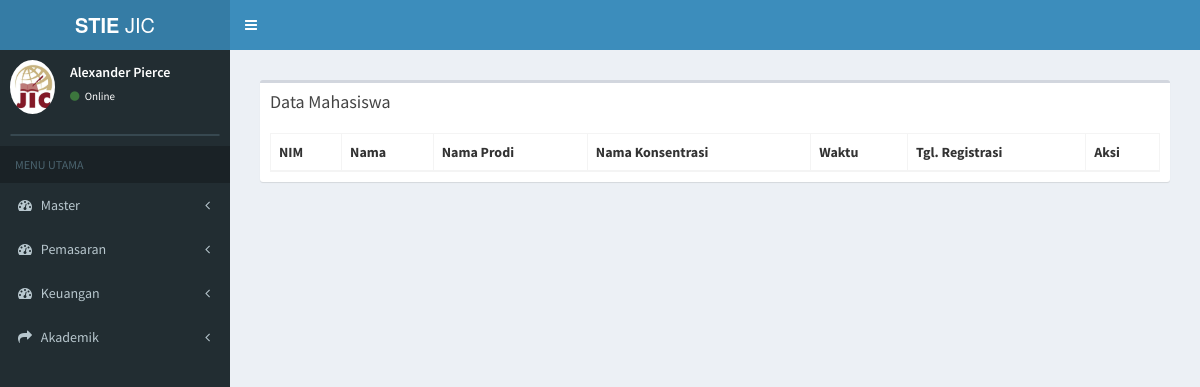
/index.php/mahasiswa, run on an earlier commit of the app's database.
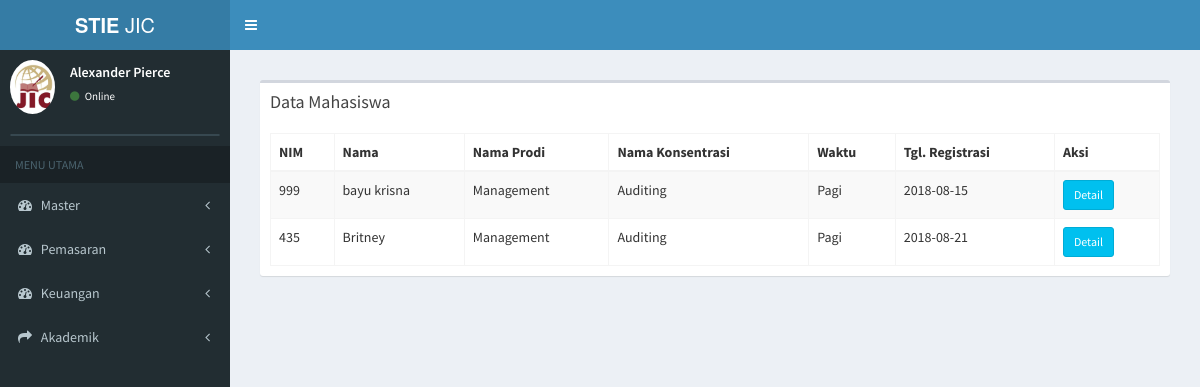
And on a later commit of the database.
### tables this page shows
CREATE TABLE `tb_mahasiswa` (
  `id_mahasiswa` varchar(7) NOT NULL,
  `id_du` varchar(15) NOT NULL,
  `nama_mahasiswa` varchar(50) NOT NULL,
  `nim` varchar(15) NOT NULL,
  `id_status` varchar(2) NOT NULL,
  `id_prodi` varchar(7) NOT NULL,
  `id_konsentrasi` varchar(7) NOT NULL,
  `id_hasil_tes` varchar(7) NOT NULL,
  `id_sekolah` varchar(6) NOT NULL,
  `id_waktu` int(2) NOT NULL,
  `id_grade` varchar(2) NOT NULL,
  `id_grade2` varchar(2) NOT NULL
);

CREATE TABLE `tb_prodi` (
  `id_prodi` varchar(6) NOT NULL,
  `nama_prodi` varchar(20) NOT NULL,
  `ketua_prodi` varchar(50) NOT NULL
);

CREATE TABLE `tb_konsentrasi` (
  `id_konsentrasi` varchar(6) NOT NULL,
  `nama_konsentrasi` varchar(20) NOT NULL,
  `id_prodi` varchar(6) NOT NULL
);

CREATE TABLE `tb_waktu` (
  `id_waktu` int(11) NOT NULL,
  `waktu` varchar(10) NOT NULL
);

CREATE TABLE `tb_mhs_add` (
  `id_mahasiswa` varchar(11) NOT NULL,
  `tgl_du` date NOT NULL,
  `id_transportasi` varchar(2) NOT NULL,
  `id_jt` varchar(2) NOT NULL,
  `ipk` float NOT NULL
);

### application/controllers/mahasiswa.php (called while the page is built, shortened)
<?php
class Mahasiswa extends CI_Controller {
	public function __construct()
	{
		$this->load->model('mahasiswa_model');
		$this->load->model('daftar_ulang_model');
		$this->load->model('konsentrasi_model');
	}
	public function index()
	{
			$data['mahasiswa'] = $this->mahasiswa_model->data_mahasiswa();
			$data['main_view'] = 'Mahasiswa/data_mahasiswa_view';
			$this->load->view('template', $data);
	}
}

### index.php (called while the page is built, shortened)
<?php
require_once BASEPATH.'core/CodeIgniter.php';

### application/models/mahasiswa_model.php (called while the page is built, shortened)
<?php
class Mahasiswa_model extends CI_Model {
	public function data_mahasiswa(){
		return $this->db->join('tb_prodi','tb_prodi.id_prodi=tb_mahasiswa.id_prodi')
              ->join('tb_konsentrasi','tb_konsentrasi.id_konsentrasi=tb_mahasiswa.id_konsentrasi')
              ->join('tb_alamat','tb_alamat.id_mahasiswa=tb_mahasiswa.id_mahasiswa')
              ->join('tb_bio','tb_bio.id_mahasiswa=tb_mahasiswa.id_mahasiswa')
              ->join('tb_kontak','tb_kontak.id_mahasiswa=tb_mahasiswa.id_mahasiswa')
              ->join('tb_waktu','tb_waktu.id_waktu=tb_mahasiswa.id_waktu')
              ->join('tb_mhs_add','tb_mhs_add.id_mahasiswa=tb_mahasiswa.id_mahasiswa')
              ->join('tb_status_mhs','tb_status_mhs.id_status=tb_mahasiswa.id_status')
              ->where('tb_mahasiswa.id_status', '1')
              ->get('tb_mahasiswa')
              ->result();
	}
}

### application/views/Mahasiswa/data_mahasiswa_view.php (the view, shortened to what this page needs)
<section class="content">
      <div class="row">
        <div class="col-xs-12">
          <div class="box">
            <div class="box-header">
              <h3 class="box-title">Data Mahasiswa</h3>
            </div>
            <div class="box-body">
              <table id="example1" class="table table-bordered table-striped">
                <thead>
                <tr>
                  <th>NIM</th>
                  <th>Nama</th>
                  <th>Nama Prodi</th>
                  <th>Nama Konsentrasi</th>
                  <th>Waktu</th>
                  <th>Tgl. Registrasi</th>
                  <th>Aksi</th>
                </tr>
                </thead>
                <tbody>
                <?php
                foreach ($mahasiswa as $data) {
                  echo '
                <tr>
                  <td>'.$data->nim.'</td>
                  <td>'.$data->nama_mahasiswa.'
                  </td>
                  <td>'.$data->nama_prodi.'</td>
                  <td>'.$data->nama_konsentrasi.'</td>
                  <td>'.$data->waktu.'</td>
                  <td>'.$data->tgl_du.'</td>
                  <td>
                       <a href="'.base_url('mahasiswa/detail_mahasiswa/'.$data->id_mahasiswa).'" class="btn btn-info btn-sm">Detail</a>
                  </td>
                </tr>
                ';
              }
              ?>
                </tbody>
              </table>
            </div>
          </div>
        </div>
      </div>
    </section>

What changed in the data, as far as the page shows it:
now on this page (row edited): tb_mahasiswa: nim "999", nama_mahasiswa "bayu krisna", id_prodi.nama_prodi "Management", id_konsentrasi.nama_konsentrasi "Auditing", id_waktu.waktu "Pagi", tb_mhs_add.tgl_du "2018-08-15"
now on this page (row edited): tb_mahasiswa: nim "435", nama_mahasiswa "Britney", id_prodi.nama_prodi "Management", id_konsentrasi.nama_konsentrasi "Auditing", id_waktu.waktu "Pagi", tb_mhs_add.tgl_du "2018-08-21"
